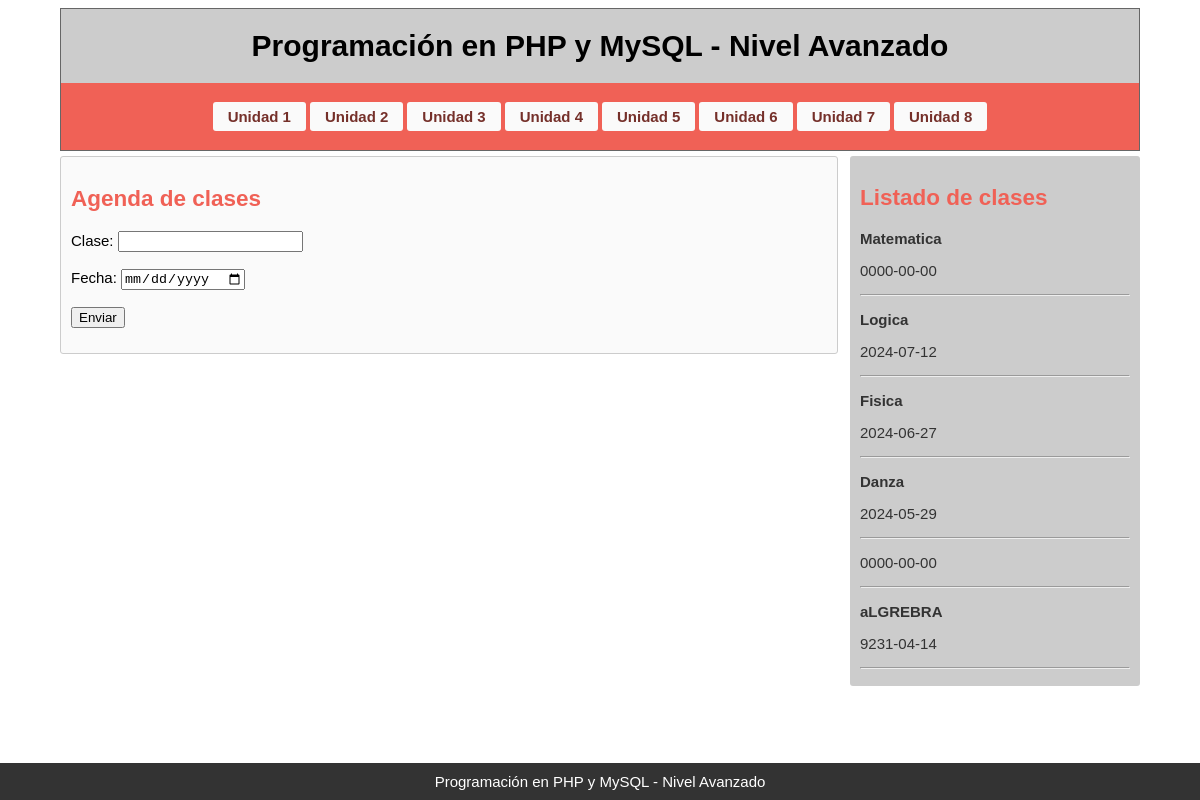
/unidad1.php?ok_load, run on the app's committed database.
### tables this page shows
CREATE TABLE `clases` (
  `id` int(5) NOT NULL,
  `unidad` varchar(30) NOT NULL,
  `fecha` date NOT NULL
);

### ver_clases.php (the view, shortened to what this page needs)
<!DOCTYPE html>
<html lang="en">
<head>
</head>
<body>
<?php
include("conexion.php");
$consulta_clases = mysqli_query($datos_db,"SELECT * FROM clases ");
while($lista_clases = mysqli_fetch_assoc($consulta_clases)){
?>
<div id="lista_clases">
    <p><strong><?php echo $lista_clases["unidad"]?></strong></p>
    <p><?php echo $lista_clases["fecha"]?></p>
    <hr>
</div>
<?php
};
?>
</body>
</html>

### data on the page
clases: unidad "Matematica", fecha "0000-00-00"
clases: unidad "Logica", fecha "2024-07-12"
clases: unidad "Fisica", fecha "2024-06-27"
clases: unidad "Danza", fecha "2024-05-29"
clases: fecha "0000-00-00"
clases: unidad "aLGREBRA", fecha "9231-04-14"
